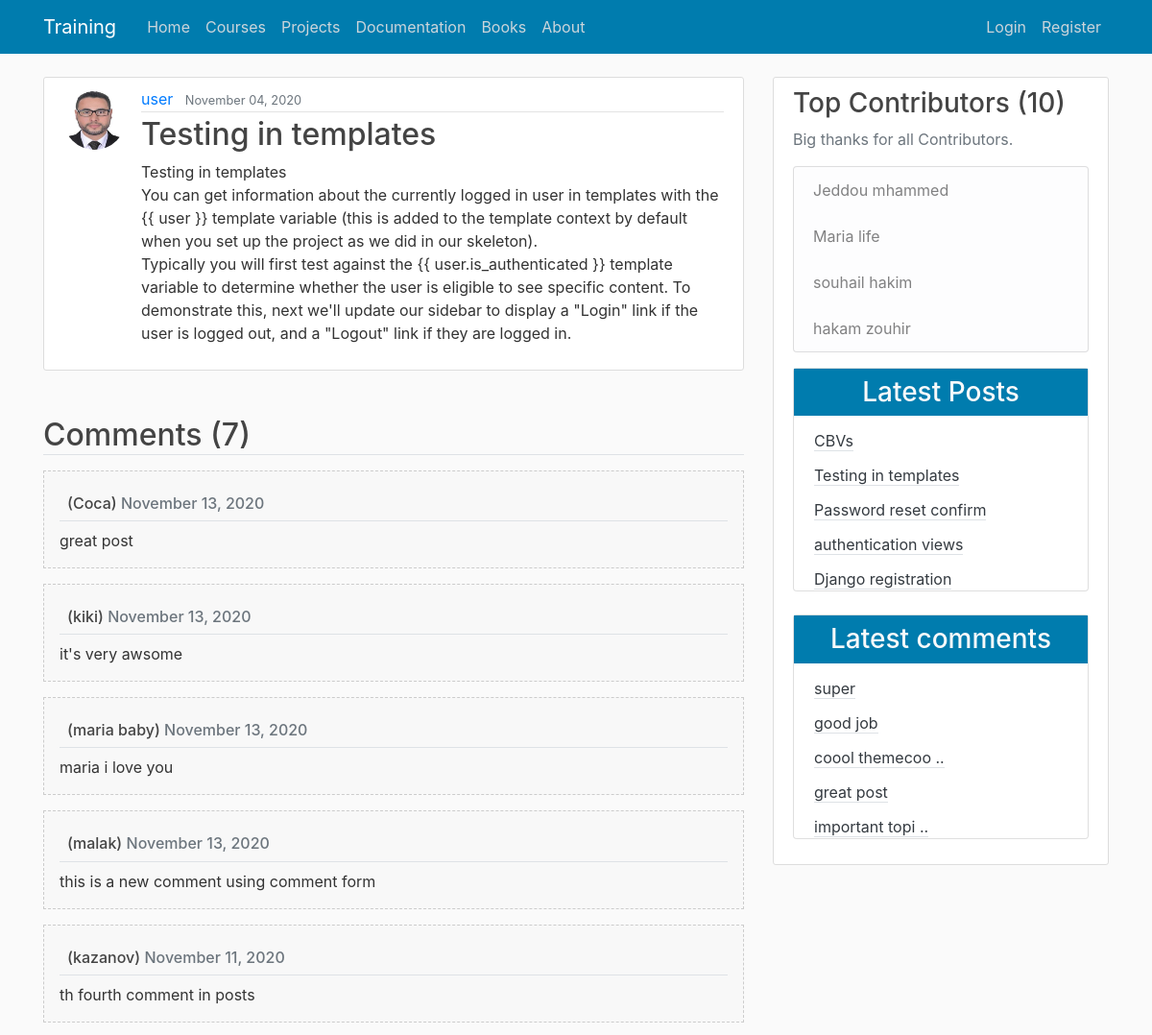
The page /detail/68/ (upper part) on the database as committed earlier.
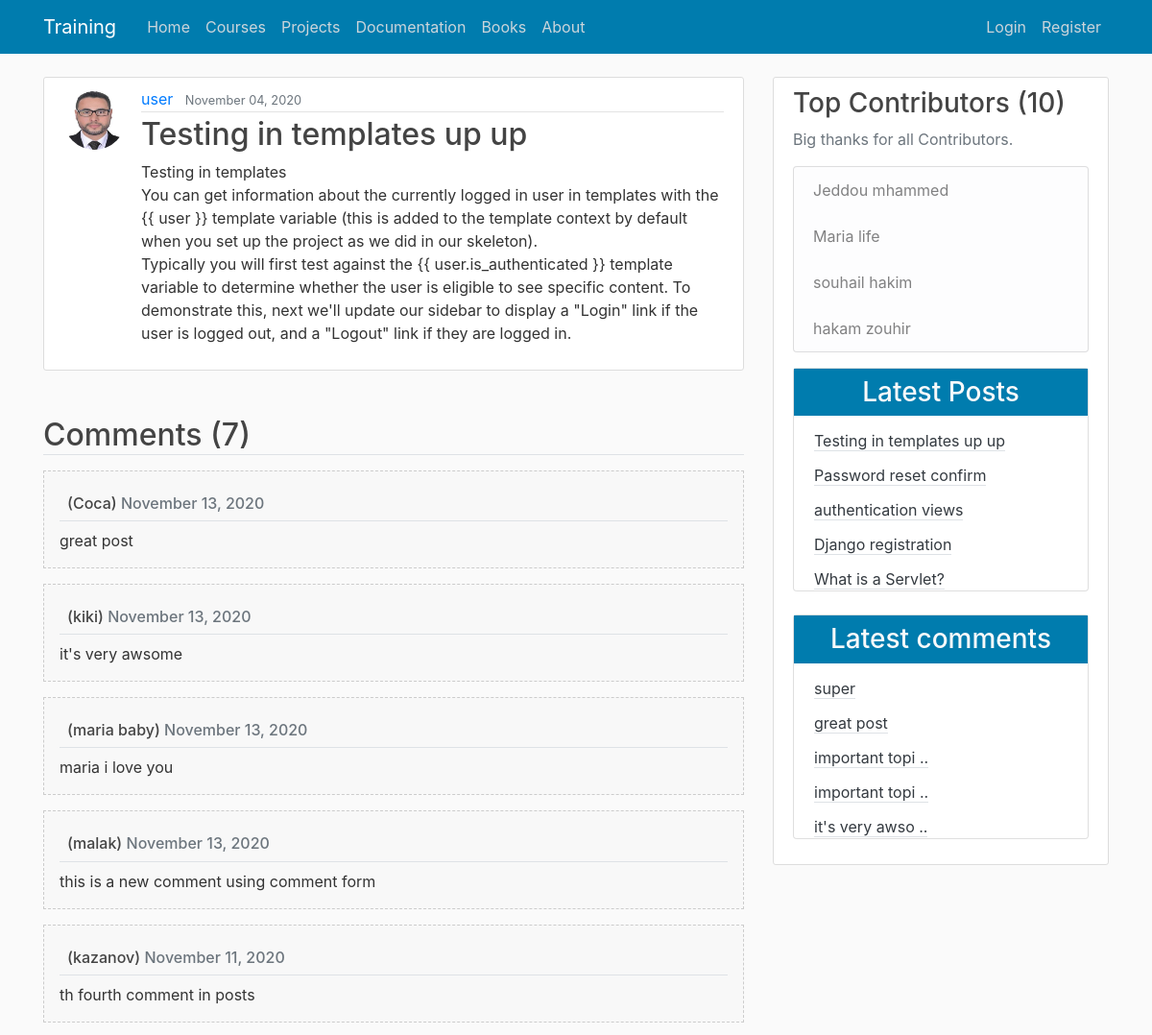
The same page on the database as committed later.
### blog/models.py (models this page shows, shortened)
class Post(models.Model):
    title = models.CharField(max_length=100)
    content = models.TextField()
    date_posted = models.DateTimeField(default=timezone.now)
    author = models.ForeignKey(User, on_delete=models.CASCADE)
    def __str__(self):
        return self.title
    class Meta :
        ordering = ('-date_posted',)

class Comment(models.Model):
    name = models.CharField(max_length=50 )
    email = models.EmailField()
    body = models.TextField(verbose_name='Comment')
    comment_date = models.DateTimeField(auto_now_add=True)
    active = models.BooleanField(default=False)
    post = models.ForeignKey(Post, related_name='comments', on_delete=models.CASCADE)
    class Meta :
        ordering = ('-comment_date',)

### users/models.py (models this page shows, shortened)
class Profile(models.Model):
    user = models.OneToOneField(User, on_delete=models.CASCADE)
    image = models.ImageField(default='default.jpg', upload_to='profile_pics')

### blog/views.py (the view)
# urls.py: path('detail/<slug:post_id>/', views.post_detail, name='post-detail'),
def post_detail(request,post_id) :
    post = get_object_or_404(Post,pk=post_id)
    comments = post.comments.all()
    if request.method == 'POST' :
        comment_form = NewComment(data = request.POST)
        if comment_form.is_valid() :
            new_comment = comment_form.save(commit=False)
            new_comment.post = post
            new_comment.save()
            comment_form = NewComment()
    else :
        comment_form = NewComment()
    context ={
        'title':post,
        'post' : post,
        'comments':comments,
        'comment_form' :comment_form,
    }
    return render(request,'blog/post_detail.html', context)

### blog/templatetags/post_tag.py (called while the page is built)
@register.inclusion_tag('blog/latest_posts.html')  #decorator
def latest_posts() : #simple python function
    context ={
        'l_posts' :Post.objects.all()[0:5]
    }
    return context

@register.inclusion_tag('blog/latest_comments.html')  #decorator
def latest_comments() : #simple python function
    context ={
        'l_comments' : Comment.objects.all()[0:5]
    }
    return context

### blog/templates/blog/post_detail.html (shortened to what this page needs)
{% extends "blog/base.html" %}
{% load crispy_forms_tags %}
{% block content %}
  <article class="media content-section">
    <img class="rounded-circle article-img" src="{{ post.author.profile.image.url }}">
    <div class="media-body">
      <div class="article-metadata">
        <a class="mr-2" href="#">{{ post.author }}</a>
        <small class="text-muted">{{ post.date_posted|date:"F d, Y" }}</small>
      </div>
      <h2 class="article-title">{{ post.title }}</h2>
      <p class="article-content">{{ post.content }}</p>
    </div>
  </article>
<h2 class="border-bottom mt-5 mb-3"> Comments ({{comments.count}}) </h2>
{% for comment in comments  %}
<ul class="mb-3 p-3 comment">
    <h6 class="border-bottom p-2">  ({{comment.name}})
 <span class="text-secondary"> {{comment.comment_date | date:"F d, Y"}} </span>
    </h6>
    <p class="mb-0"> {{comment.body}} </p>
</ul>
{% empty  %}
    <h6 class="text-center p-4 comment">    No comments </h6>
    {% endfor %}
{% endblock content %}

### blog/templates/blog/latest_posts.html
<ul class="list-group-flush latest-post">
    {% for post  in l_posts  %}
      <li class="list-group-item latest-post-item" >
           <a class="text-dark border-bottom " href="{% url 'post-detail' post.pk  %}"> {{post.title |safe|truncatewords_html:5}} </a>
      </li>
    {% endfor %}
</ul>

### blog/templates/blog/latest_comments.html
<ul class="list-group-flush latest-comment">
    {% for comment  in l_comments  %}
      <li class="list-group-item latest-comment-item" >
           <a class="text-dark border-bottom" href="{% url 'post-detail' comment.post.pk  %}">
            {% if comment.body|length > 15 %}
            {{comment.body |slice:'14'}} ..
            {% else %}
            {{comment.body}}
            {% endif %}
          </a>
      </li>
      {% empty %}
      <li class="list-group-item latest-comment-item" >  No comments </li>
    {% endfor %}
</ul>

Rows that differ between the two databases and show on the page:
removed Post: title "CBVs"
removed Comment: body "good job", shown under "Latest comments"
removed Comment: body "coool themecoo", shown under "Latest comments"
changed Post "user": title "Testing in templates" → "Testing in templates up up"
now on one of the page's lists (row unchanged): Comment: body "it's very awso"
now on this page (row unchanged): Post: title "What is a Servlet?"
now on this page (row unchanged): Comment: body "important topi", shown under "Latest comments"
